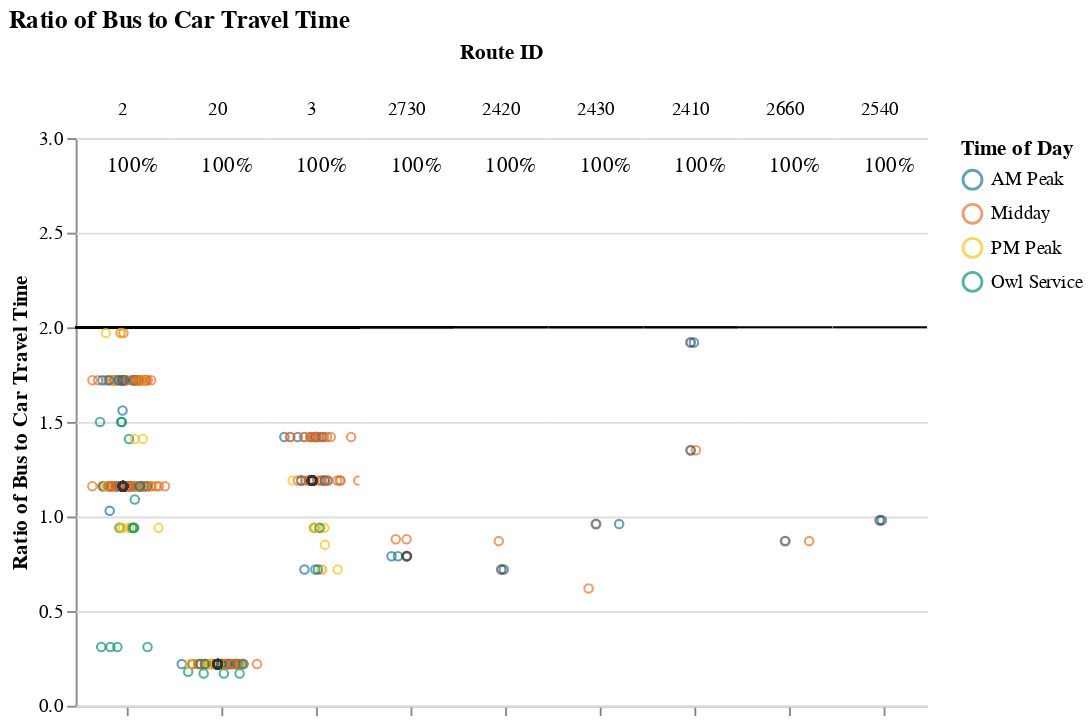
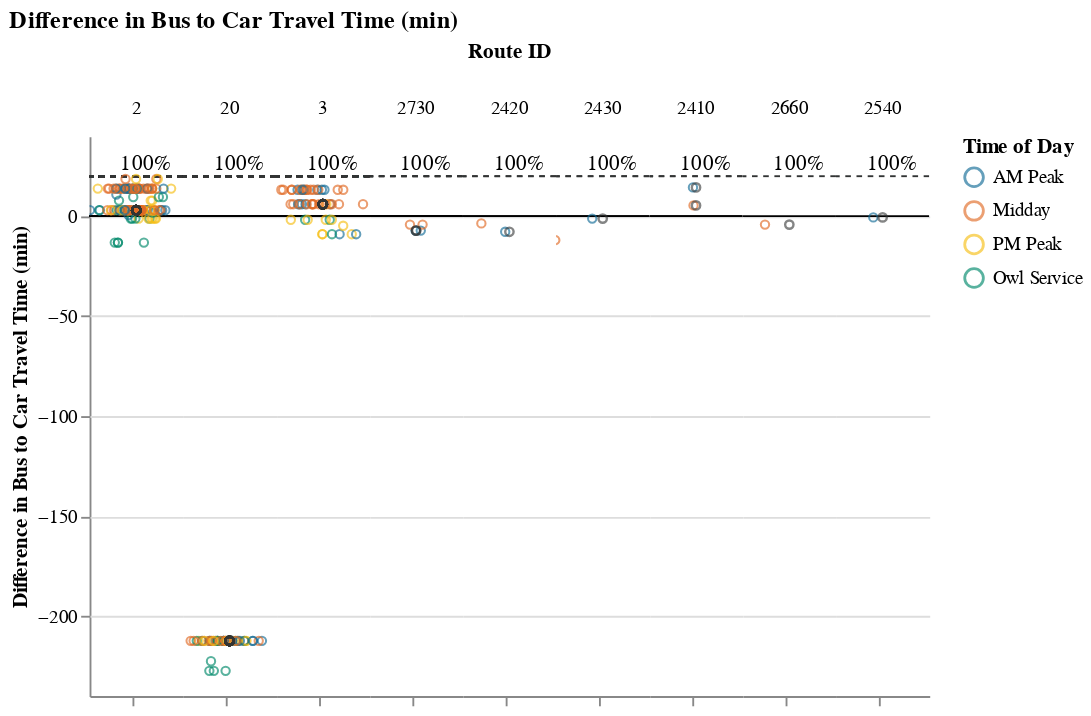

The cell these charts' notebook holds for them, in order:
### Markdown cell above
## Viable Competitive Routes
### Short Routes (< 1 hr)

### Code cell
route_group = "short"
display_charts_for_route_group(df, route_group)

### Figure 1 — Vega-Lite specification as saved in the notebook (floating-point values rounded to 4 significant figures; data arrays with more than 128 entries replaced by an {"elided": "..."} marker saying what was removed)
{"config": {"view": {"continuousWidth": 400, "continuousHeight": 300, "stroke": null}, "facet": {"spacing": 0}}, "data": {"name": "data-eda1638df177aa148d4c6739dec72e2f"}, "facet": {"column": {"field": "route_id2", "sort": ["2", "20", "3", "2730", "2420", "2430", "2410", "2660", "2540"], "title": "Route ID", "type": "nominal"}}, "spec": {"layer": [{"mark": "rule", "encoding": {"color": {"value": "black"}, "y": {"field": "cutoff", "type": "quantitative"}}, "selection": {"selector001": {"type": "interval", "bind": "scales", "encodings": ["x", "y"]}}}, {"mark": {"type": "point", "opacity": 0.65, "size": 20, "strokeWidth": 1.1}, "encoding": {"color": {"field": "time_of_day", "scale": {"range": ["#136C97", "#E16B26", "#F6BF16", "#00896B", "#7790A3", "#5B559C"]}, "sort": ["AM Peak", "Midday", "PM Peak", "Owl Service"], "title": "Time of Day", "type": "nominal"}, "tooltip": [{"field": "route_id2", "title": "route_id", "type": "nominal"}, {"field": "route_name", "type": "nominal"}, {"field": "trip_id", "type": "nominal"}, {"field": "service_hours", "type": "quantitative"}, {"field": "car_duration_hours", "type": "quantitative"}, {"field": "bus_multiplier", "type": "quantitative"}, {"field": "bus_difference", "type": "quantitative"}, {"field": "num_trips", "type": "quantitative"}, {"field": "num_competitive", "type": "quantitative"}, {"field": "pct_trips_competitive", "type": "quantitative"}, {"field": "pct_below_cutoff", "type": "quantitative"}, {"field": "p25", "type": "quantitative"}, {"field": "p50", "type": "quantitative"}, {"field": "p75", "type": "quantitative"}], "x": {"axis": {"grid": false, "labels": false, "ticks": true, "values": [0]}, "field": "jitter", "scale": {}, "title": null, "type": "quantitative"}, "y": {"field": "bus_multiplier", "scale": {"domain": [0, 3.0]}, "title": "Ratio of Bus to Car Travel Time", "type": "quantitative"}}, "transform": [{"calculate": "sqrt(-2*log(random()))*cos(2*PI*random())", "as": "jitter"}], "width": 50}, {"layer": [{"mark": {"type": "point", "opacity": 0.6, "size": 20, "strokeWidth": 1.3}, "encoding": {"color": {"value": "#323434"}, "y": {"field": "bus_multiplier", "type": "quantitative"}}, "transform": [{"filter": "(datum.p50_trip === 1)"}]}, {"mark": {"type": "text", "align": "center", "baseline": "middle"}, "encoding": {"color": {"value": "black"}, "text": {"field": "pct_trips_competitive", "format": ".0%", "type": "quantitative"}, "tooltip": [{"field": "route_id2", "title": "route_id", "type": "nominal"}, {"field": "route_name", "type": "nominal"}, {"field": "trip_id", "type": "nominal"}, {"field": "service_hours", "type": "quantitative"}, {"field": "car_duration_hours", "type": "quantitative"}, {"field": "bus_multiplier", "type": "quantitative"}, {"field": "bus_difference", "type": "quantitative"}, {"field": "num_trips", "type": "quantitative"}, {"field": "num_competitive", "type": "quantitative"}, {"field": "pct_trips_competitive", "type": "quantitative"}, {"field": "pct_below_cutoff", "type": "quantitative"}, {"field": "p25", "type": "quantitative"}, {"field": "p50", "type": "quantitative"}, {"field": "p75", "type": "quantitative"}], "x": {"value": 30}, "y": {"value": 15}}, "transform": [{"calculate": "sqrt(-2*log(random()))*cos(2*PI*random())", "as": "jitter"}, {"filter": "(datum.fastest_trip === 1)"}]}]}]}, "resolve": {"scale": {"y": "shared"}}, "title": "Ratio of Bus to Car Travel Time", "$schema": "https://vega.github.io/schema/vega-lite/v4.17.0.json", "datasets": {"data-eda1638df177aa148d4c6739dec72e2f": {"elided": "255 records"}}}

### Figure 2 — Vega-Lite specification as saved in the notebook (floating-point values rounded to 4 significant figures; data arrays with more than 128 entries replaced by an {"elided": "..."} marker saying what was removed)
{"config": {"view": {"continuousWidth": 400, "continuousHeight": 300, "stroke": null}, "facet": {"spacing": 0}}, "data": {"name": "data-4cc8c23342d8380a8754a5f1efc3aadc"}, "facet": {"column": {"field": "route_id2", "sort": ["2", "20", "3", "2730", "2420", "2430", "2410", "2660", "2540"], "title": "Route ID", "type": "nominal"}}, "spec": {"layer": [{"mark": "rule", "encoding": {"color": {"value": "black"}, "y": {"field": "cutoff", "type": "quantitative"}}, "selection": {"selector002": {"type": "interval", "bind": "scales", "encodings": ["x", "y"]}}}, {"mark": {"type": "rule", "strokeDash": [3, 3]}, "encoding": {"color": {"value": "#323434"}, "y": {"field": "cutoff2", "type": "quantitative"}}}, {"mark": {"type": "point", "opacity": 0.65, "size": 20, "strokeWidth": 1.1}, "encoding": {"color": {"field": "time_of_day", "scale": {"range": ["#136C97", "#E16B26", "#F6BF16", "#00896B", "#7790A3", "#5B559C"]}, "sort": ["AM Peak", "Midday", "PM Peak", "Owl Service"], "title": "Time of Day", "type": "nominal"}, "tooltip": [{"field": "route_id2", "title": "route_id", "type": "nominal"}, {"field": "route_name", "type": "nominal"}, {"field": "trip_id", "type": "nominal"}, {"field": "service_hours", "type": "quantitative"}, {"field": "car_duration_hours", "type": "quantitative"}, {"field": "bus_multiplier", "type": "quantitative"}, {"field": "bus_difference", "type": "quantitative"}, {"field": "num_trips", "type": "quantitative"}, {"field": "num_competitive", "type": "quantitative"}, {"field": "pct_trips_competitive", "type": "quantitative"}, {"field": "pct_below_cutoff", "type": "quantitative"}, {"field": "p25", "type": "quantitative"}, {"field": "p50", "type": "quantitative"}, {"field": "p75", "type": "quantitative"}], "x": {"axis": {"grid": false, "labels": false, "ticks": true, "values": [0]}, "field": "jitter", "scale": {}, "title": null, "type": "quantitative"}, "y": {"field": "bus_difference", "scale": {"domain": [-227.4, 25.0]}, "title": "Difference in Bus to Car Travel Time (min)", "type": "quantitative"}}, "transform": [{"calculate": "sqrt(-2*log(random()))*cos(2*PI*random())", "as": "jitter"}], "width": 50}, {"layer": [{"mark": {"type": "point", "opacity": 0.6, "size": 20, "strokeWidth": 1.3}, "encoding": {"color": {"value": "#323434"}, "y": {"field": "bus_difference", "type": "quantitative"}}, "transform": [{"filter": "(datum.p50_trip === 1)"}]}, {"mark": {"type": "text", "align": "center", "baseline": "middle"}, "encoding": {"color": {"value": "black"}, "text": {"field": "pct_trips_competitive", "format": ".0%", "type": "quantitative"}, "tooltip": [{"field": "route_id2", "title": "route_id", "type": "nominal"}, {"field": "route_name", "type": "nominal"}, {"field": "trip_id", "type": "nominal"}, {"field": "service_hours", "type": "quantitative"}, {"field": "car_duration_hours", "type": "quantitative"}, {"field": "bus_multiplier", "type": "quantitative"}, {"field": "bus_difference", "type": "quantitative"}, {"field": "num_trips", "type": "quantitative"}, {"field": "num_competitive", "type": "quantitative"}, {"field": "pct_trips_competitive", "type": "quantitative"}, {"field": "pct_below_cutoff", "type": "quantitative"}, {"field": "p25", "type": "quantitative"}, {"field": "p50", "type": "quantitative"}, {"field": "p75", "type": "quantitative"}], "x": {"value": 30}, "y": {"value": 15}}, "transform": [{"calculate": "sqrt(-2*log(random()))*cos(2*PI*random())", "as": "jitter"}, {"filter": "(datum.fastest_trip === 1)"}]}]}]}, "resolve": {"scale": {"y": "shared"}}, "title": "Difference in Bus to Car Travel Time (min)", "$schema": "https://vega.github.io/schema/vega-lite/v4.17.0.json", "datasets": {"data-4cc8c23342d8380a8754a5f1efc3aadc": {"elided": "255 records"}}}
